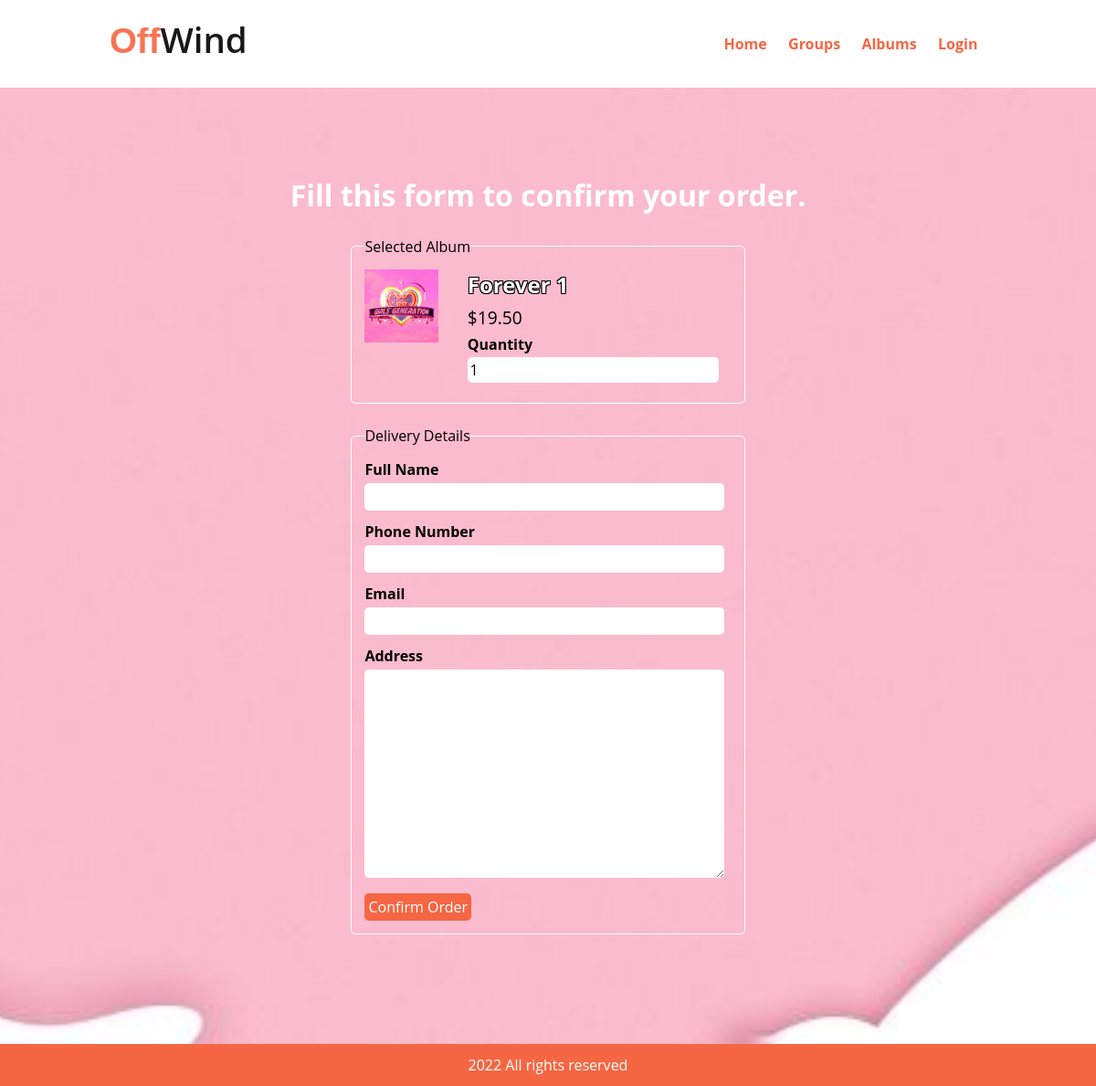
The app's page /order.php?album_id=24 with its own data.
### tables this page shows
CREATE TABLE IF NOT EXISTS `tbl_album` (
  `id` int UNSIGNED NOT NULL AUTO_INCREMENT,
  `title` varchar(100) NOT NULL,
  `description` text NOT NULL,
  `price` decimal(10,2) NOT NULL,
  `image_name` varchar(255) NOT NULL,
  `group_id` int UNSIGNED NOT NULL,
  `featured` varchar(10) NOT NULL,
  `active` varchar(10) NOT NULL,
  PRIMARY KEY (`id`)
);

### order.php (the view, shortened to what this page needs)
<?php include('partials-front/navbar.php'); ?>
<?php
    if(isset($_GET['album_id']))
    {
        $album_id = $_GET['album_id'];
        $sql = "SELECT * FROM tbl_album WHERE id=$album_id";
        $res = mysqli_query($conn, $sql);
        $count = mysqli_num_rows($res);
        if($count==1)
        {
            $row = mysqli_fetch_assoc($res);
            $title = $row['title'];
            $price = $row['price'];
            $image_name = $row['image_name'];
        }
        else
        {
            header('location:'.SITEURL);
        }
    }
    else
    {
        header('location:'.SITEURL);
    }
?>
    <section class="album-search">
        <div class="container">
            <h2 class="text-center text-white">Fill this form to confirm your order.</h2>
            <form action="" method="POST" class="order">
                <fieldset>
                    <legend>Selected Album</legend>
                    <div class="album-menu-img">
                        <?php
                            if($image_name=="")
                            {
                                echo "<div class='error'>Image not Available.</div>";
                            }
                            else
                            {
                                ?>
                                <img src="<?php echo SITEURL; ?>images/album/<?php echo $image_name; ?>" class="img-responsive img-curve">
                                <?php
                            }
                        ?>
                    </div>
                    <div class="album-menu-desc">
                        <h3><span class="strokeme"><?php echo $title; ?></span></h3>
                        <p class="album-price">$<?php echo $price; ?></p>
                        <div class="order-label">Quantity</div>
                        <input type="number" name="qty" class="input-responsive" value="1" required>
                    </div>
                </fieldset>
                <fieldset>
                    <legend>Delivery Details</legend>
                    <div class="order-label">Full Name</div>
                    <input type="text" name="full-name" placeholder="" class="input-responsive" required>
                    <div class="order-label">Phone Number</div>
                    <input type="tel" name="contact" placeholder="" class="input-responsive" required>
                    <div class="order-label">Email</div>
                    <input type="email" name="email" placeholder="" class="input-responsive" required>
                    <div class="order-label">Address</div>
                    <textarea name="address" rows="10" placeholder="" class="input-responsive" required></textarea>
                    <input type="submit" name="submit" value="Confirm Order" class="btn btn-primary">
                </fieldset>
            </form>
        </div>
    </section>
<?php include('partials-front/footer.php'); ?>

### css/style.css (style rules this page uses)
* { margin: 0 0; padding: 0 0; font-family: 'Open Sans', sans-serif; }
.container { width: 80%; margin: 0 auto; padding: 1%; }
.img-responsive { width: 100%; }
.text-center { text-align: center; }
.text-white { color: white; }
.btn { padding: 1%; border: none; font-size: 1rem; border-radius: 5px; }
.btn-primary { background-color: #f56642; color: white; cursor: pointer; }
h2 { color: #2f3542; font-size: 2rem; margin-bottom: 2%; }
h3 { font-size: 1.5rem; }
fieldset { border: 1px solid white; margin: 5%; padding: 3%; border-radius: 5px; }
.strokeme { color: white; text-shadow: -1px -1px 0 #000, 1px -1px 0 #000, -1px 1px 0 #000, 1px 1px 0 #000; }
.album-search { background-image: url(../images/background.jpg); background-size: cover; background-repeat: no-repeat; background-position: center; padding: 7% 0; }
.album-menu-img { width: 20%; float: left; }
.album-menu-desc { width: 70%; float: left; margin-left: 8%; }
.album-price { font-size: 1.2rem; margin: 2% 0; }
.order { width: 50%; margin: 0 auto; }
.input-responsive { width: 96%; padding: 1%; margin-bottom: 3%; border: none; border-radius: 5px; font-size: 1rem; }
.order-label { margin-bottom: 1%; font-weight: bold; }

### records on screen
tbl_album: image_name (picture), title "Forever 1", price "19.50"
